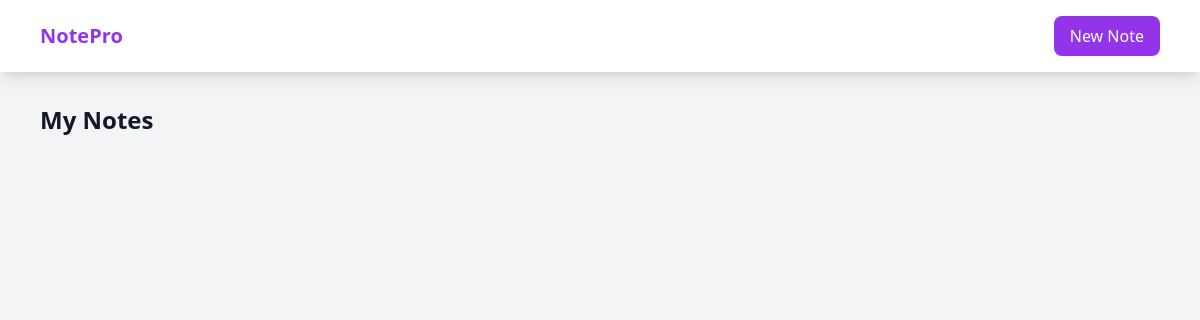
/note/all/, run on an earlier commit of the app's database.
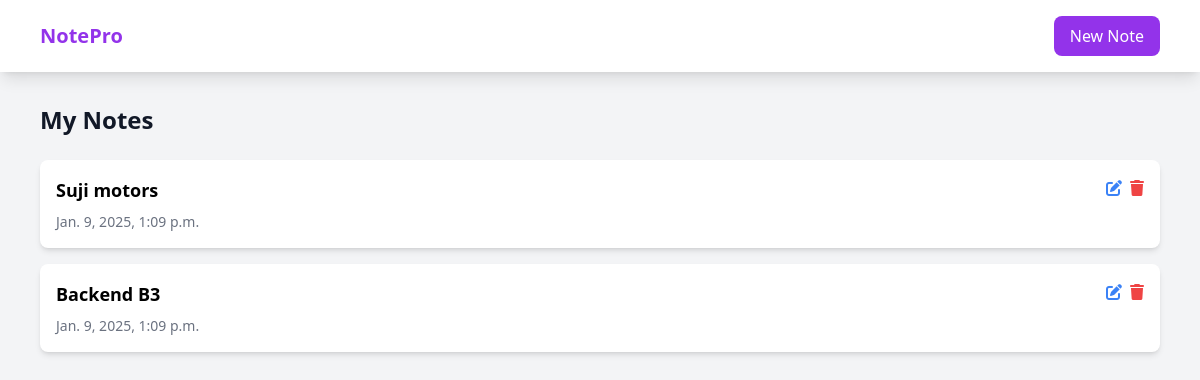
And on a later commit of the database.
### note/models.py (models this page shows, shortened)
class Note(models.Model):
    id = models.AutoField(primary_key=True)
    title = models.CharField(max_length=150)
    content = models.TextField(null=True, blank=True)
    created_at = models.DateTimeField(auto_now_add=True)
    class Meta:
        ordering = ["-created_at"]

### note/views.py (the view)
# urls.py: path("all/", views.all_note, name="all_notes"),
def all_note(request):
    notes = Note.objects.all()  # Fetch all notes from the database
    return render(request, "note.html", {"notes": notes})

### template/note.html (shortened to what this page needs)
{% load static %}
<!DOCTYPE html>
<html lang="en">
<head>
    <script src="https://cdn.tailwindcss.com"></script>
    <link href="https://cdnjs.cloudflare.com/ajax/libs/font-awesome/6.0.0/css/all.min.css" rel="stylesheet">
</head>
<body class="bg-gray-100">
    <nav class="bg-white shadow-lg">
        <div class="max-w-6xl mx-auto px-4">
            <div class="flex justify-between items-center py-4">
                <a href="index.html" class="text-xl font-bold text-purple-600">NotePro</a>
                <a href="{% url 'create_note' %}">
                <button
                    class="bg-purple-600 text-white px-4 py-2 rounded-lg hover:bg-purple-700 transition-colors">
                    New Note
                </button>
                </a>
            </div>
        </div>
    </nav>
    <main class="max-w-6xl mx-auto px-4 mt-8">
        <h1 class="text-2xl font-bold text-gray-900 mb-6">My Notes</h1>
        <div class="grid gap-4">
            {% for note in notes %}
            <div class="bg-white p-4 rounded-lg shadow-md">
                <a href="{% url 'note_detail' note.id %}">
                <div class="flex justify-between items-start">
                    <div>
                        <h3 class="text-lg font-semibold mb-2">{{ note.title }}</h3>
                        <span class="text-sm text-gray-500 mt-2 block">{{ note.created_at }}</span>
                    </div>
                    <div class="flex space-x-2">
                        <a href="" >
                            <a href="{% url 'edit_note' note.id %}" class="text-blue-500 hover:text-blue-700">
                                <i class="fas fa-edit"></i>
                            </a>
                        <button class="text-red-500 hover:text-red-700">
                            <a href="{% url 'delete_note' note.id %}">
                                <i class="fas fa-trash"></i>
                            </a>
                        </button>
                    </div>
                </div>
                </a>
            </div>
            {% endfor %}
        </div>
    </main>
</body>
</html>

What changed in the data, as far as the page shows it:
added Note: title "Suji motors", created_at "Jan. 9, 2025, 1:09 p.m."
added Note: title "Backend B3", created_at "Jan. 9, 2025, 1:09 p.m."
